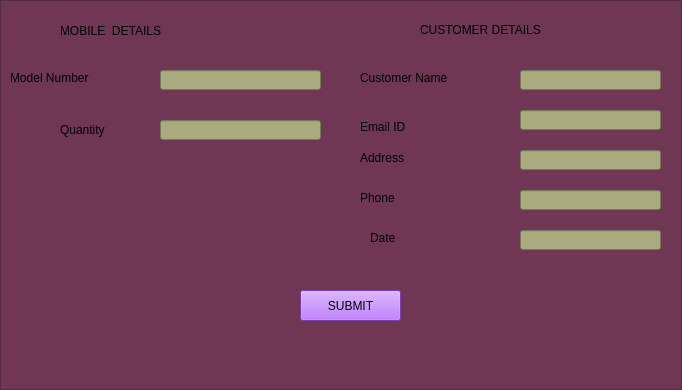
<?xml version="1.0" encoding="UTF-8"?>
<ui version="4.0">
 <class>Frame</class>
 <widget class="QFrame" name="Frame">
  <property name="geometry">
   <rect>
    <x>0</x>
    <y>0</y>
    <width>682</width>
    <height>390</height>
   </rect>
  </property>
  <property name="windowTitle">
   <string>Frame</string>
  </property>
  <property name="styleSheet">
   <string notr="true">background-color: rgb(111, 55, 83);
border-color: rgb(0, 0, 0);</string>
  </property>
  <property name="frameShape">
   <enum>QFrame::StyledPanel</enum>
  </property>
  <property name="frameShadow">
   <enum>QFrame::Raised</enum>
  </property>
  <widget class="QLabel" name="label">
   <property name="geometry">
    <rect>
     <x>10</x>
     <y>70</y>
     <width>141</width>
     <height>16</height>
    </rect>
   </property>
   <property name="styleSheet">
    <string notr="true">font: 12pt &quot;Zurich Ex BT&quot;;</string>
   </property>
   <property name="text">
    <string>Model Number</string>
   </property>
  </widget>
  <widget class="QLabel" name="label_2">
   <property name="geometry">
    <rect>
     <x>60</x>
     <y>120</y>
     <width>91</width>
     <height>20</height>
    </rect>
   </property>
   <property name="styleSheet">
    <string notr="true">font: 12pt &quot;Zurich Ex BT&quot;;</string>
   </property>
   <property name="text">
    <string>Quantity</string>
   </property>
  </widget>
  <widget class="QLabel" name="label_3">
   <property name="geometry">
    <rect>
     <x>360</x>
     <y>70</y>
     <width>151</width>
     <height>16</height>
    </rect>
   </property>
   <property name="styleSheet">
    <string notr="true">font: 12pt &quot;Zurich Ex BT&quot;;</string>
   </property>
   <property name="text">
    <string>Customer Name</string>
   </property>
  </widget>
  <widget class="QLabel" name="label_4">
   <property name="geometry">
    <rect>
     <x>60</x>
     <y>20</y>
     <width>221</width>
     <height>21</height>
    </rect>
   </property>
   <property name="styleSheet">
    <string notr="true">font: 10pt &quot;Zurich XCn BT&quot;;
font: 18pt &quot;Zurich XCn BT&quot;;</string>
   </property>
   <property name="text">
    <string>MOBILE  DETAILS</string>
   </property>
  </widget>
  <widget class="QLabel" name="label_5">
   <property name="geometry">
    <rect>
     <x>420</x>
     <y>20</y>
     <width>231</width>
     <height>20</height>
    </rect>
   </property>
   <property name="styleSheet">
    <string notr="true">font: 18pt &quot;Zurich XCn BT&quot;;</string>
   </property>
   <property name="text">
    <string>CUSTOMER DETAILS</string>
   </property>
  </widget>
  <widget class="QLabel" name="label_6">
   <property name="geometry">
    <rect>
     <x>360</x>
     <y>120</y>
     <width>47</width>
     <height>13</height>
    </rect>
   </property>
   <property name="styleSheet">
    <string notr="true">font: 12pt &quot;Zurich Ex BT&quot;;</string>
   </property>
   <property name="text">
    <string>Email ID</string>
   </property>
  </widget>
  <widget class="QLabel" name="label_7">
   <property name="geometry">
    <rect>
     <x>360</x>
     <y>150</y>
     <width>81</width>
     <height>16</height>
    </rect>
   </property>
   <property name="styleSheet">
    <string notr="true">font: 12pt &quot;Zurich Ex BT&quot;;</string>
   </property>
   <property name="text">
    <string>Address</string>
   </property>
  </widget>
  <widget class="QLabel" name="label_8">
   <property name="geometry">
    <rect>
     <x>360</x>
     <y>190</y>
     <width>61</width>
     <height>16</height>
    </rect>
   </property>
   <property name="styleSheet">
    <string notr="true">font: 12pt &quot;Zurich Ex BT&quot;;</string>
   </property>
   <property name="text">
    <string>Phone</string>
   </property>
  </widget>
  <widget class="QLabel" name="label_9">
   <property name="geometry">
    <rect>
     <x>370</x>
     <y>230</y>
     <width>51</width>
     <height>16</height>
    </rect>
   </property>
   <property name="styleSheet">
    <string notr="true">font: 12pt &quot;Zurich Ex BT&quot;;</string>
   </property>
   <property name="text">
    <string>Date</string>
   </property>
  </widget>
  <widget class="QLineEdit" name="txtmodelnumber">
   <property name="geometry">
    <rect>
     <x>160</x>
     <y>70</y>
     <width>161</width>
     <height>20</height>
    </rect>
   </property>
   <property name="styleSheet">
    <string notr="true">background-color: rgb(170, 170, 127);</string>
   </property>
  </widget>
  <widget class="QLineEdit" name="txtquantity">
   <property name="geometry">
    <rect>
     <x>160</x>
     <y>120</y>
     <width>161</width>
     <height>20</height>
    </rect>
   </property>
   <property name="styleSheet">
    <string notr="true">background-color: rgb(170, 170, 127);</string>
   </property>
  </widget>
  <widget class="QLineEdit" name="txtcustomername">
   <property name="geometry">
    <rect>
     <x>520</x>
     <y>70</y>
     <width>141</width>
     <height>20</height>
    </rect>
   </property>
   <property name="styleSheet">
    <string notr="true">background-color: rgb(170, 170, 127);</string>
   </property>
  </widget>
  <widget class="QLineEdit" name="txtemail">
   <property name="geometry">
    <rect>
     <x>520</x>
     <y>110</y>
     <width>141</width>
     <height>20</height>
    </rect>
   </property>
   <property name="styleSheet">
    <string notr="true">background-color: rgb(170, 170, 127);</string>
   </property>
  </widget>
  <widget class="QLineEdit" name="txtaddress">
   <property name="geometry">
    <rect>
     <x>520</x>
     <y>150</y>
     <width>141</width>
     <height>20</height>
    </rect>
   </property>
   <property name="styleSheet">
    <string notr="true">background-color: rgb(170, 170, 127);</string>
   </property>
  </widget>
  <widget class="QLineEdit" name="txtphone">
   <property name="geometry">
    <rect>
     <x>520</x>
     <y>190</y>
     <width>141</width>
     <height>20</height>
    </rect>
   </property>
   <property name="styleSheet">
    <string notr="true">background-color: rgb(170, 170, 127);</string>
   </property>
  </widget>
  <widget class="QLineEdit" name="txtdate">
   <property name="geometry">
    <rect>
     <x>520</x>
     <y>230</y>
     <width>141</width>
     <height>20</height>
    </rect>
   </property>
   <property name="styleSheet">
    <string notr="true">background-color: rgb(170, 170, 127);</string>
   </property>
  </widget>
  <widget class="QPushButton" name="btnsubmit">
   <property name="geometry">
    <rect>
     <x>300</x>
     <y>290</y>
     <width>101</width>
     <height>31</height>
    </rect>
   </property>
   <property name="styleSheet">
    <string notr="true">font: 75 10pt &quot;MS Shell Dlg 2&quot;;
background-color: rgb(166, 83, 249);</string>
   </property>
   <property name="text">
    <string>SUBMIT</string>
   </property>
  </widget>
 </widget>
 <resources/>
 <connections/>
</ui>
